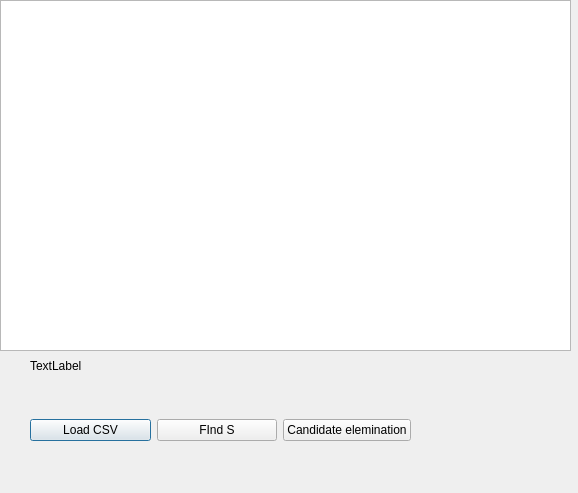
<?xml version="1.0" encoding="UTF-8"?>
<ui version="4.0">
 <class>Dialog</class>
 <widget class="QDialog" name="Dialog">
  <property name="geometry">
   <rect>
    <x>0</x>
    <y>0</y>
    <width>578</width>
    <height>493</height>
   </rect>
  </property>
  <property name="sizePolicy">
   <sizepolicy hsizetype="Fixed" vsizetype="Fixed">
    <horstretch>0</horstretch>
    <verstretch>0</verstretch>
   </sizepolicy>
  </property>
  <property name="windowTitle">
   <string>Dialog</string>
  </property>
  <widget class="QWidget" name="horizontalLayoutWidget">
   <property name="geometry">
    <rect>
     <x>30</x>
     <y>400</y>
     <width>381</width>
     <height>61</height>
    </rect>
   </property>
   <layout class="QHBoxLayout" name="horizontalLayout">
    <item>
     <widget class="QPushButton" name="loadButton">
      <property name="text">
       <string>Load CSV</string>
      </property>
     </widget>
    </item>
    <item>
     <widget class="QPushButton" name="findSButton">
      <property name="text">
       <string>FInd S</string>
      </property>
     </widget>
    </item>
    <item>
     <widget class="QPushButton" name="candidateButton">
      <property name="text">
       <string>Candidate elemination</string>
      </property>
     </widget>
    </item>
   </layout>
  </widget>
  <widget class="QLabel" name="label">
   <property name="geometry">
    <rect>
     <x>30</x>
     <y>340</y>
     <width>521</width>
     <height>51</height>
    </rect>
   </property>
   <property name="text">
    <string>TextLabel</string>
   </property>
  </widget>
  <widget class="QWidget" name="horizontalLayoutWidget_2">
   <property name="geometry">
    <rect>
     <x>0</x>
     <y>0</y>
     <width>571</width>
     <height>351</height>
    </rect>
   </property>
   <layout class="QHBoxLayout" name="horizontalLayout_2">
    <item>
     <widget class="QTextBrowser" name="textBrowser"/>
    </item>
   </layout>
  </widget>
 </widget>
 <resources/>
 <connections/>
</ui>
